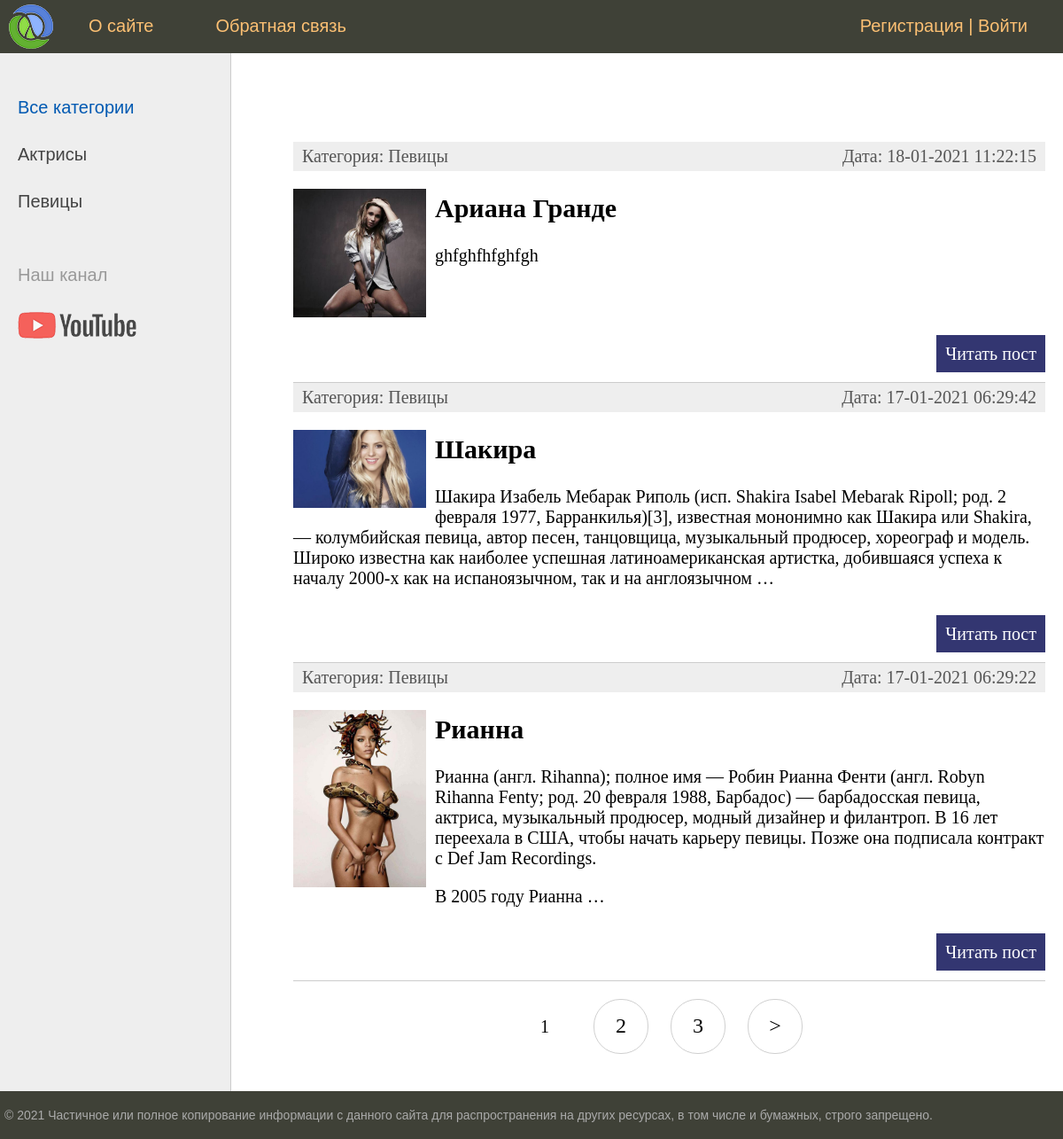
Before: / with the older database file.
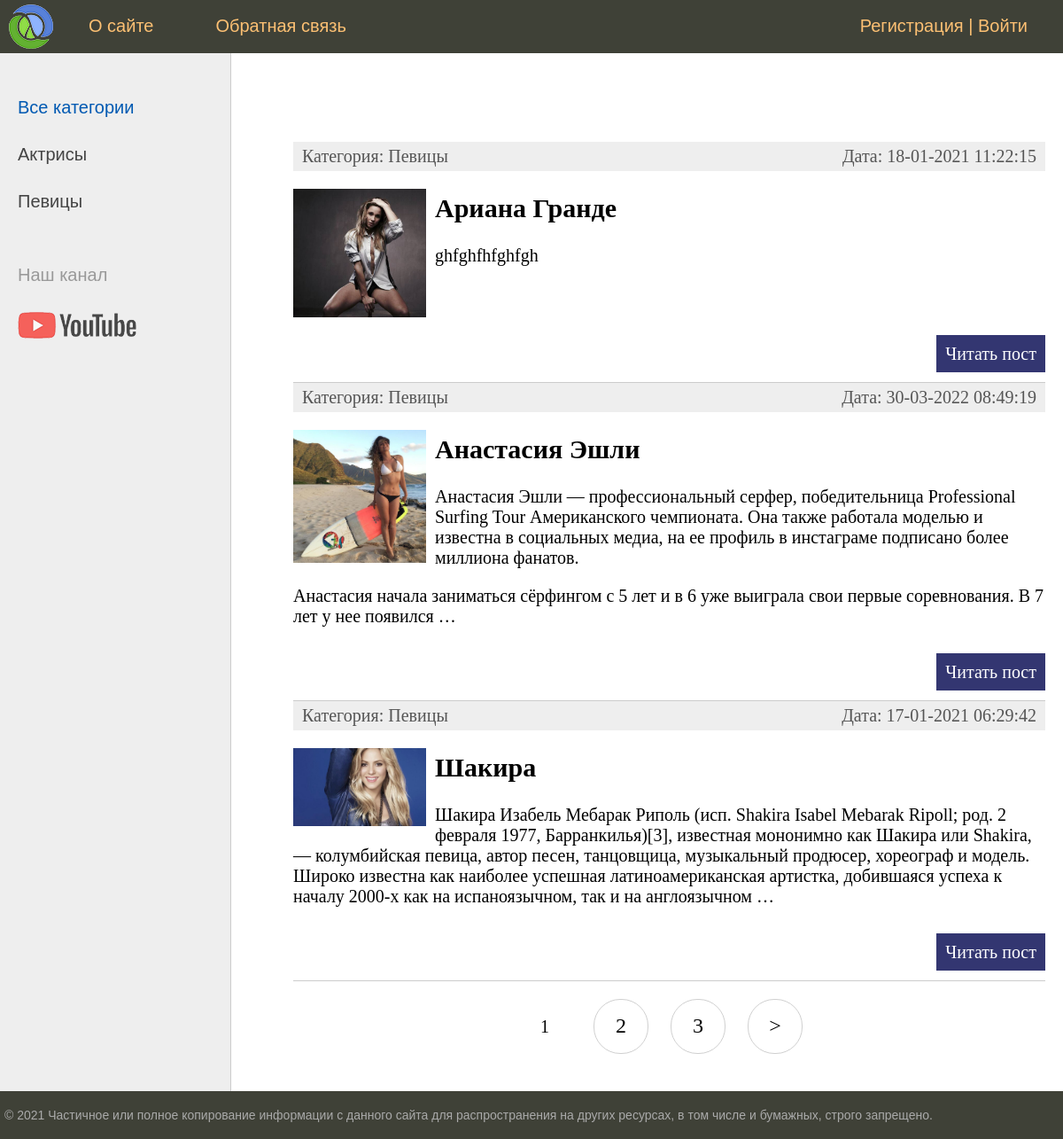
After: the same page with the newer database file.
### women/models.py (models this page shows, shortened)
class Category(models.Model):
    name = models.CharField(max_length=100, db_index=True, verbose_name="Категория")
    slug = models.SlugField(max_length=255, unique=True, db_index=True, verbose_name="URL")
    def __str__(self):
        return self.name
    def get_absolute_url(self):
        return reverse('category', kwargs={'cat_slug': self.slug})
    class Meta:
        verbose_name = 'Категория'
        verbose_name_plural = 'Категории'
        ordering = ['id']  # Если сортировка будет отключена, то будут возникать предупреждения

class Women(models.Model):
    title = models.CharField(max_length=255, verbose_name="Заголовок")
    slug = models.SlugField(max_length=255, unique=True, db_index=True, verbose_name="URL")
    content = models.TextField(blank=True, verbose_name="Текст статьи")
    photo = models.ImageField(upload_to="photos/%Y/%m/%d/", verbose_name="Фото")
    time_create = models.DateTimeField(auto_now_add=True, verbose_name="Время создания")
    time_update = models.DateTimeField(auto_now=True, verbose_name="Время изменения")
    is_published = models.BooleanField(default=True, verbose_name="Публикация")
    cat = models.ForeignKey('Category', on_delete=models.PROTECT, verbose_name="Категории")
    def get_absolute_url(self):
        return reverse('post', kwargs={'post_slug': self.slug})
    class Meta:
        verbose_name = 'Известные женщины'
        verbose_name_plural = 'Известные женщины'
        ordering = ['-time_create', 'title']

### women/views.py (the view)
# urls.py: path('', cache_page(60)(WomenHome.as_view()), name='home'),  # Время хранения кэша 1 минута. Кэщ главной страницы
class WomenHome(DataMixin, ListView):  # Класс представления
    model = Women  # Атрибут ссылается на модель, выбирает все записи из табоицы и пытается отобразить в виде списка
    template_name = 'women/index.html'
    context_object_name = 'posts'
    def get_context_data(self, *, object_list=None, **kwargs):  # Функция для динамических значений
        context = super().get_context_data(**kwargs)  # Распаковка словаря, теперь в context можно прописывать атрибуты
        c_def = self.get_user_context(title="Главная страница")
        context = dict(list(context.items()) + list(c_def.items()))
        '''Два словаря c_def и contex будут формировать нужный контекст'''
        return context
    def get_queryset(self):  # Метод будет показывать, только опубликованные статьи на сайте
        return Women.objects.filter(is_published=True).select_related('cat')

### women/templatetags/women_tags.py (called while the page is built)
@register.inclusion_tag('women/list_categories.html')
def show_categories(sort=None, cat_selected=0):
    if not sort:
        cats = Category.objects.all()
    else:
        cats = Category.objects.order_by(sort)
    return {"cats": cats, "cat_selected": cat_selected}

### women/utils.py (called while the page is built)
    def get_user_context(self, **kwargs):
        context = kwargs
        cats = cache.get('cats')
        if not cats:
            cats = Category.objects.annotate(Count('women'))
            cache.set('cats', cats, 60)
        user_menu = menu.copy()  # Копия словаря сохраняется
        if not self.request.user.is_authenticated:
            user_menu.pop(1)
        context['menu'] = user_menu  # В контекст передаётся ссылка на меню
        context['cats'] = cats
        if 'cat_selected' not in context:  # Проверка, если ключ определяем, то он будет присутствовать
            context['cat_selected'] = 0  # Ключ
        return context

### women/templates/women/index.html (shortened to what this page needs)
{% extends 'women/base.html' %}
{% block content %}
<ul class="list-articles">
	{% for p in posts %}
			<li><div class="article-panel">
	<p class="first">Категория: {{p.cat}}</p>
	<p class="last">Дата: {{p.time_update|date:"d-m-Y H:i:s"}}</p>
</div>
{% if p.photo %}
	<p><img class="img-article-left thumb" src="{{p.photo.url}}"></p>
{% endif %}
				<h2>{{p.title}}</h2>
	{% autoescape on %}
	{{p.content|linebreaks|truncatewords:50}}
	{% endautoescape %}
			<p class="link-read-post"><a href="{{ p.get_absolute_url }}">Читать пост</a></p>
			</li>
	{% endfor %}
</ul>
{% endblock %}

### women/templates/women/base.html (shortened to what this page needs)
{% load static %}
{% load women_tags %}
<!DOCTYPE html>
<html>
<head>
	<link type="text/css" href="{% static 'women/css/styles.css' %}" rel="stylesheet" />
</head>
<body>
<table class="table-page" border=0 cellpadding="0" cellspacing="0">
<tr><td valign=top>
{% block mainmenu %}
    <div class="header">
        <ul id="mainmenu" class="mainmenu">
            <li class="logo"><a href="{% url 'home' %}"><div class="logo"></div></a></li>
            {% for m in menu %}
            <li><a href="{% url m.url_name %}">{{m.title}}</a></li>
            {% endfor %}
            {% if request.user.is_authenticated %}
            <li class="last"> {{user.username}} | <a href="{% url 'logout' %}">Выйти</a></li>
            {% else %}
            <li class="last"><a href="{% url 'register' %}">Регистрация</a> | <a href="{% url 'login' %}">Войти</a></li>
            {% endif %}
        </ul>
    </div>
{% endblock mainmenu %}
<table class="table-content" border=0 cellpadding="0" cellspacing="0">
<tr>
{% load cache %}
<td valign="top" class="left-chapters">
	<ul id="leftchapters">
        {% if cat_selected == 0 %}
		<li class="selected">Все категории</li>
        {% else %}
		<li><a href="{% url 'home' %}">Все категории</a></li>
        {% endif %}
        {% for c in cats %}
        {% if c.women__count > 0 %}
        {% if c.pk == cat_selected %}
        <li class="selected">{{c.name}}</li>
        {% else %}
        <li><a href="{{ c.get_absolute_url }}">{{c.name}}</a></li>
        {% endif %}
        {% endif %}
        {% endfor %}
		<li class="share">
		<p>Наш канал</p>
		<a class="share-yt" href="https://www.youtube.com/channel/UClJzWfGWuGJL2t-3dYKcHTA/playlists" target="_blank" rel="nofollow"></a>
		</li>
	</ul>
</td>
<td valign="top" class="content">
	<div class="content-text">
{% block content %}
{% endblock %}
{% if page_obj.has_other_pages %}
<nav class="list-pages">
    <ul>
        {% for p in paginator.page_range %}
            {% if page_obj.number == p %}
            <li class="page-num page-num-selected">{{ p }}</li>
            {% elif p >= page_obj.number|add:-2 and p <= page_obj.number|add:2  %}
            <li class="page-num">
                <a href="?page={{ p }}">{{ p }}</a>
            </li>
            {% endif %}
        {% endfor %}
        {% if page_obj.has_next %}
        <li class="page-num">
            <a href="?page={{ page_obj.next_page_number }}">&gt;</a>
        </li>
        {% endif %}
    </ul>
</nav>
{% endif %}
	</div>
</td></tr></table>
</td></tr>
<tr><td valign=top>
	<div id="footer">
		<p>&copy; 2021 Частичное или полное копирование информации с данного сайта для распространения на других ресурсах, в том числе и бумажных, строго запрещено.</p>
	</div>
</td></tr></table>
</body>
</html>

### women/static/women/css/styles.css (style rules this page uses)
html, body { font-family: 'Arial'; margin: 0; padding: 0; height: 100%; width: 100%; color: #444; }
a { color: #0059b2; text-decoration: none; }
img { max-width: 600px; height: auto; }
img.img-article-left { max-width: 300px; height: auto; float: left; padding: 0 10px 10px 0; }
img.img-article-left.thumb { max-width: 150px; height: auto; }
p.link-read-post { text-align: right; }
p.link-read-post a { padding: 10px; min-width: 100px; background: #333671; color: #fff; text-decoration: none; }
div.article-panel { background: #eee; padding: 5px 10px 5px 10px; box-sizing border-box; overflow: hidden; color: #555; }
div.article-panel p.first { margin: 0; float: left; }
div.article-panel p.last { margin: 0; float: right; }
ul.list-articles { list-style: none; margin: 0; padding: 0; }
ul.list-articles li { border-bottom: 1px solid #ccc; }
.table-page { width: 100%; height: 100%; vertical-align: top; }
.table-page tr { height: 100%; }
.header { background: #3F4137; height: 60px; }
.logo { background: url('../images/logo.png') no-repeat 10px 5px; width: 70px; height: 60px; }
ul.mainmenu { list-style: none; margin: 0; padding: 0; height: 60px; color: #fdc073; font-size: 20px; overflow: hidden; }
ul.mainmenu li { float: left; margin: 18px 40px 0 30px; }
ul.mainmenu li.logo { margin: 0; }
ul.mainmenu li.last { float: right; }
ul.mainmenu li a { color: #fdc073; text-decoration: none; }
.table-content { width: 100%; min-height: 100%; height: 100%; }
.left-chapters { margin: 0; background: #eee; border-right: 1px solid #ccc; min-height: 100%; }
.left-chapters ul { width: 230px; min-height: 100%; margin: 0; padding: 20px 10px 10px 20px; list-style: none; font-size: 20px; }
.left-chapters ul li { margin: 30px 0 0 0; color: #999; }
.left-chapters ul li.selected { color: #0059b2; }
.left-chapters ul li a { color: #444; text-decoration: none; }
.left-chapters ul li.share { margin: 60px 0 0 0; }
.left-chapters ul li.share p { margin: 30px 0 30px 0; }
.left-chapters ul li.share a { display: inline-block; width: 40px; height: 40px; margin: 0 20px 0 0; }
.left-chapters ul li.share a.share-yt { width: 100%; height: 30px; background: url('../images/share_yt.png') no-repeat 0 0 }
.content { padding: 40px 20px 20px 40px; width: 100%; box-sizing: border-box; }
.content-text { margin: 60px 0 0 30px; color: #000; font-size: 20px; font-family: Yandex Sans Display Light; }
#footer { box-sizing: border-box; background: #3F4137; padding: 5px; color: #aaa; font-size: 14px; font-family: Verdana, Geneva, Arial, Helvetica; text-align: left; overflow: hidden; }
.list-pages { text-align: center; margin: 0 0 20px 0; }
.list-pages ul { margin: 20px 0 0 0; padding: 0; list-style: none; }
.list-pages ul li { display: inline-block; margin: 0 20px 0 0; }
.list-pages a { color: #000; font-size: 24px; text-decoration: none; }
.list-pages .page-num, .page-num-selected { display: inline-block; width: 60px; height: 44px; padding: 16px 0 0 0; border: 1px solid #d0d0d0; border-radius: 30px; }
.list-pages .page-num-selected { border: none; color: #000; font-size: 20px; }

Changed rows visible on the page:
no longer on this page (row unchanged): Women: cat "Певицы", time_update "17-01-2021 06:29:22", photo (picture), title "Рианна", content "Рианна (англ. Rihanna); полное имя — Робин Рианна Фенти (англ. Robyn Rihanna Fenty; род. 20 февраля 1988, Барбадос) — барбадосская певица, актриса, музыкальный продюсер, модный дизайнер и филантроп. В 16 лет переехала в США, чтобы начать карьеру певицы. Позже она подписала контракт с Def Jam Recordings. В 2005 году Рианна …"
now on this page (row edited): Women: cat "Певицы", time_update "30-03-2022 08:49:19", photo (picture), title "Анастасия Эшли", content "Анастасия Эшли — профессиональный серфер, победительница Professional Surfing Tour Американского чемпионата. Она также работала моделью и известна в социальных медиа, на ее профиль в инстаграме подписано более миллиона фанатов. Анастасия начала заниматься сёрфингом с 5 лет и в 6 уже выиграла свои первые соревнования. В 7 лет у нее появился …"
